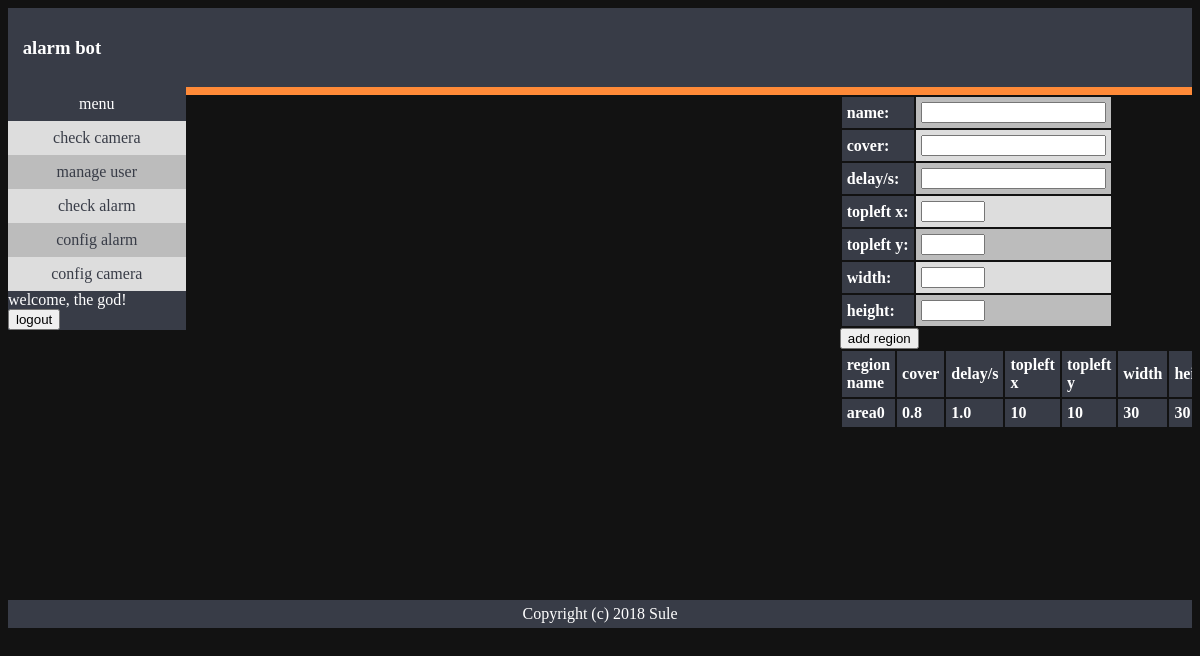
The app's page /panel/config/ (signed in) with its own data.
### campip/models.py (models this page shows)
class Region(models.Model):
    name = models.TextField()
    cover = models.FloatField()
    delay = models.FloatField()
    x = models.IntegerField()
    y = models.IntegerField()
    w = models.IntegerField()
    h = models.IntegerField()

### panel/views.py (the view)
# urls.py: path('config/', views.config, name='config'),
def config(request):
    is_auth = getsession(request, 'is_auth', False)
    form_cfg = RegionForm()
    regions = Region.objects.all()
    usernm = getsession(request, 'username', 'stranger')
    if is_auth:
        context = {
            'is_auth': is_auth,
            'form_cfg': form_cfg,
            'regions': regions,
            'username': usernm
        }
        return render(request, 'panel/config.html', context)
    return HttpResponseForbidden()

### panel/forms.py
class RegionForm(forms.Form):
    name= forms.CharField(label='name', max_length=100)
    cover=forms.FloatField(label='cover', max_value=1,min_value=0)
    delay=forms.FloatField(label='delay/s', min_value=0)
    x= forms.IntegerField(label='topleft x', max_value=100,min_value=0)
    y= forms.IntegerField(label='topleft y', max_value=100,min_value=0)
    w= forms.IntegerField(label='width', max_value=100,min_value=0)
    h= forms.IntegerField(label='height', max_value=100,min_value=0)

### panel/views.py (called while the page is built)
def getsession(request, key, default):
    res = default
    if key in request.session:
        res = request.session[key]
    return res

### panel/templates/panel/config.html (shortened to what this page needs)
{% extends "panel/panel.html" %} {% block page %}
<div>
    <form action="/panel/config/opt/0" method="post">
        <table>
            {{ form_cfg.as_table }}
        </table>
        <input type="submit" value="add region">
    </form>
</div>
<div>
    <table>
        <tbody>
            <tr>
                <th>region name</th>
                <th>cover</th>
                <th>delay/s</th>
                <th>topleft x</th>
                <th>topleft y</th>
                <th>width</th>
                <th>height</th>
            </tr>
            {% for region in regions %}
            <tr onclick=delregion({{region.id}})>
                <th>{{region.name}}</th>
                <th>{{region.cover}}</th>
                <th>{{region.delay}}</th>
                <th>{{region.x}}</th>
                <th>{{region.y}}</th>
                <th>{{region.w}}</th>
                <th>{{region.h}}</th>
            </tr>
            {% endfor %}
        </tbody>
    </table>
</div>
{% endblock page %}

### panel/static/panel/style.css (style rules this page uses)
#page td, #page th { padding: 5px; }
#page tr:nth-child(even) { background-color: #dddddd; }
#page tr:nth-child(odd) { background-color: #bcbcbc; }
#page th { text-align: left; background-color: #383c47; color: #ffffff; }
body { background-color: #121212; }
label[for=id_line], label[for=id_oldpassword], label[for=id_newpassword], label[for=id_password], label[for=id_username], { color: white; }

### records on screen
Region: name "area0", cover "0.8", delay "1.0", x "10", y "10", w "30", h "30"

### other values on screen
{{ username }} "god"
